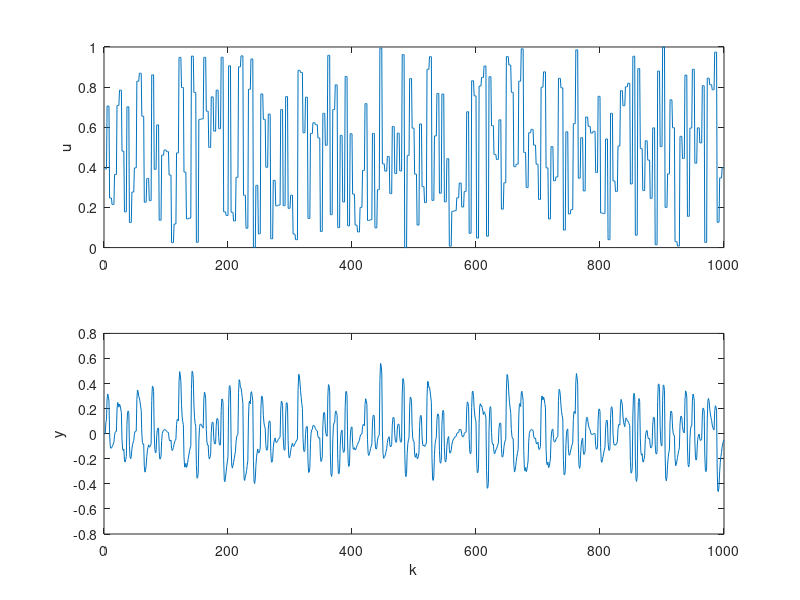

MATLAB code to generate this figure: (Note: this script raises an error after producing the figure.)
% pre-anaise dos dados de Joao
% LAA 7/121

close all
clear

% carrega os dados
load DADOS_1aOrdem.dat;
y=DADOS_1aOrdem(:,1);
u=DADOS_1aOrdem(:,2);

figure(1)
subplot(211)
plot(1:length(u),u);
ylabel('u')
subplot(212)
plot(1:length(y),y);
ylabel('y')
xlabel('k')

%%
% verificacao do tempo de amostragem

figure(2)
mvt_ts(y);

% toleravel. Mas a entrada poderia ser um pouco mais lenta.
% alguma nao linearidade eh visivel...

% Calculo da FAC
[t,r,l]=myccf([y u],40,1,0,'k');
figure(3)
stem(t,r,'k');
hold on
plot([t(1) t(end)],[l l],'k',[t(1) t(end)],[-l -l],'k');
hold off

% temos problemas de causalidade. Note que ha correlacoes para
% atrasos negativos de u. Acredito que isto seja resultado da
% realimentacao (?? verificar).
%% identificacao
% os dados de identificacao serao de 100 a 700
% sem remocao dos niveis medios, por enquanto
% vou atrasar o sinal de saida em relacao ao de entrada por 4 amostras,
% na mao...

ui=u(104:700);
yi=y(100:696);

% dados de validacao de 701 a 1000
uv=u(705:1000);
yv=y(701:996);

% definicao de metaparametros
DG=2; % grau de nao linearidade
ny=3; % maximo atraso em y
nu=8; % maximo atraso em u

% sem termos de ruido => modelo NARX
[Cand,tot2]=genterms(DG,ny,nu);

%FIX: Cálculo de simodeld dando problemas, desativado por enquanto:
%
% mape=[];
% for np=2:6
%   [model,x,e,va] = orthreg(Cand(2:end,:),ui,yi,[np 0],0);
%   [npr,nno,lag,nny,nnu,nne,newmodel] = get_info(model);
%   noise = zeros(length(yi),1);
%   ym = simodeld(model,x(:,1),uv,yv(1:lag),noise(1:lag));
%
%   % mean absolute percentual error
%   mape(np)=(sum(abs(yv-ym))/(std(yv)*length(yv)))*100;
%   figure(np)
%   plot(1:length(ym),ym,1:length(yv),yv,'k');
% end
% mape_arx=mape;
